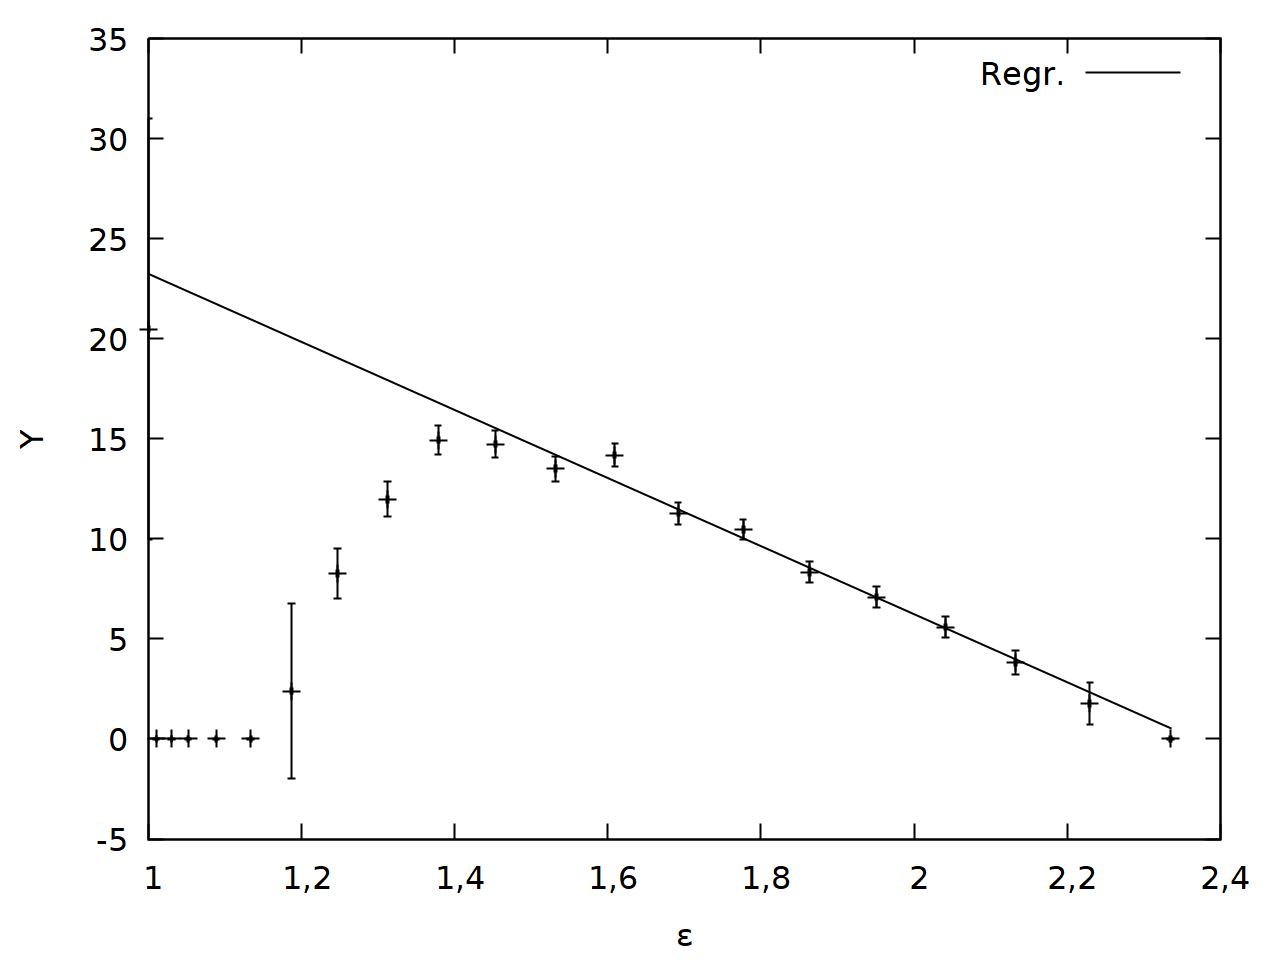

Write the gnuplot code that produced this figure.
reset
#set terminal postscript eps enhanced size 8in,6in  fontscale 2 linewidth 2
#set pointsize 3
#set title "Hg-Lampe"
set term pngcairo size 1280,960 fontscale 2 linewidth 2
set bars 0.5
show bars
set pointsize 3
set decimalsign ','


set ylabel "Y"
set xlabel "{/Symbol e}"
set key right top


f(x) = a*x + b
a=7800
b=-150
fit f(x) "ti.txt" using (column("eps")>1.4 && column("eps")<2.3?column("eps"):1/0):"y2":"deps":((column("dy2"))+0.001) xyerrors via a,b

set output "ti.png"
plot "ti.txt" using "eps":"y2":"deps":((column("dy2"))+0.001) with xyerrorbars notitle lt rgb "black",\
	f(x) title "Regr." lt rgb "black"
	
